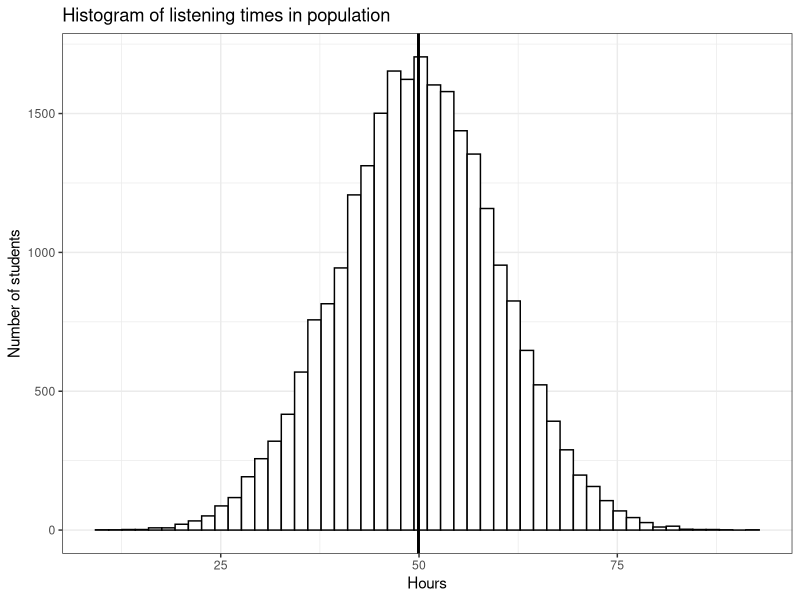
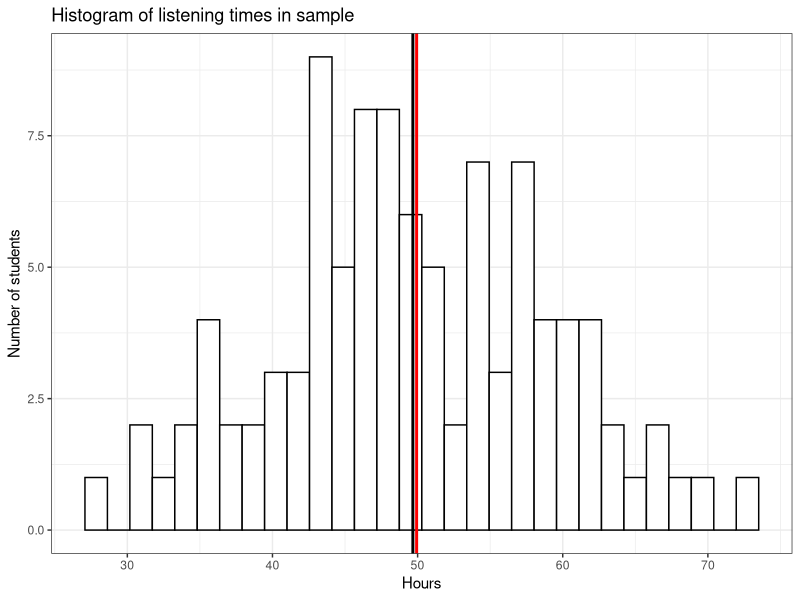
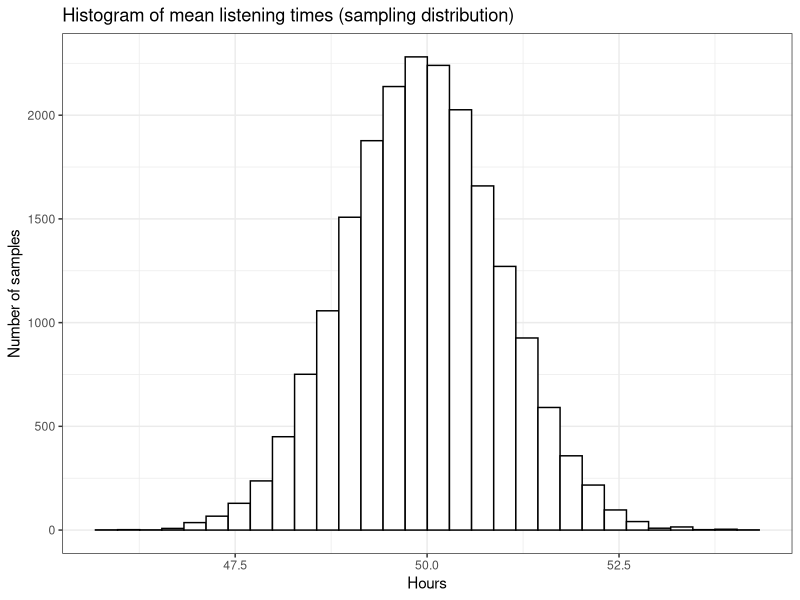
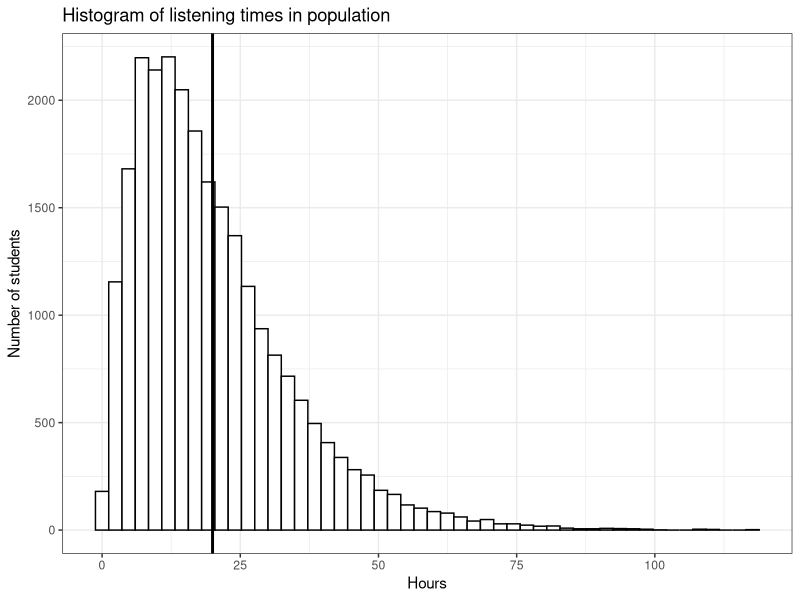
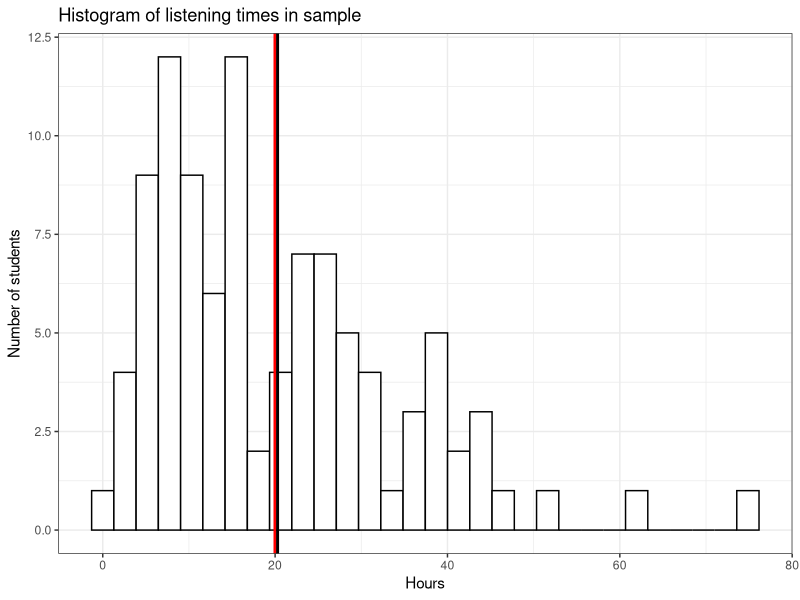
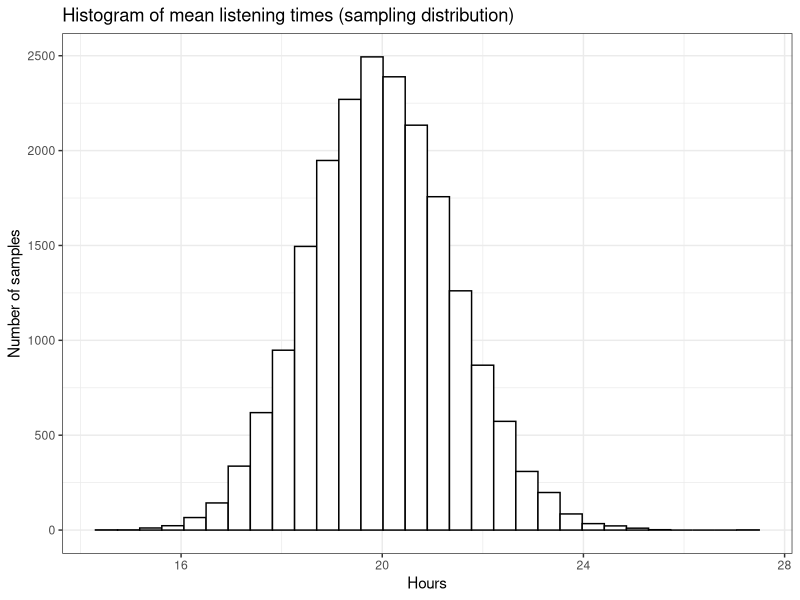
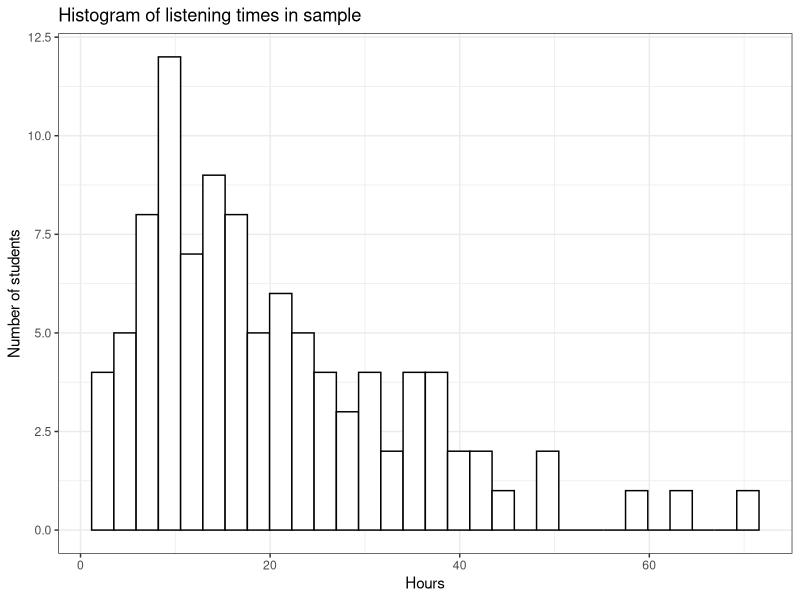

Write the R code that produced these figures, in order.
# The following code is taken from the fifth chapter of the online script, which provides more detailed explanations:
# https://imsmwu.github.io/MRDA2019/_book/introduction-to-statistical-inference.html

#-------------------------------------------------------------------#
#---------------------Install missing packages----------------------#
#-------------------------------------------------------------------#

req_pacakges <- c("ggplot2","psych","tidyverse","ggplot2")
req_pacakges <- req_pacakges[!req_pacakges %in% installed.packages()]
lapply(req_pacakges, install.packages)
# Useful options setting that prevents R from using scientific notation on numeric values
options(scipen = 999, digits = 4)

#-------------------------------------------------------------------#
#-----------------Sampling from a known population------------------#
#-------------------------------------------------------------------#

# Generate population data 
## ------------------------------------------------------------------------
set.seed(321)
music_listening_population <- data.frame(hours = rnorm(n = 25000, mean = 50, sd = 10))

# Compute descriptives for population
psych::describe(music_listening_population$hours)
# Create histogram
library(ggplot2)
ggplot(music_listening_population) +
  geom_histogram(aes(hours), bins = 50, fill = 'white', color = 'black') +
  geom_vline(xintercept = mean(music_listening_population$hours),size=1) +
  labs(title = "Histogram of listening times in population",
       y = 'Number of students', 
       x = 'Hours') +
  theme_bw() 

# Take a random sample of 100 students from the population
## ------------------------------------------------------------------------
n <- 100 #sample size
student_sample <- sample(1:25000, size = n, replace = FALSE)
music_listening_sample <- data.frame(hours = music_listening_population[student_sample,"hours"])
# Compute descriptives for sample
psych::describe(music_listening_sample)
# Create histogram
ggplot(music_listening_sample) +
  geom_histogram(aes(x = hours), bins = 30, fill='white', color='black') +
  geom_vline(xintercept = mean(music_listening_population$hours),size=1,color="red") +
  geom_vline(xintercept = mean(music_listening_sample$hours),size=1) +
  labs(title = "Histogram of listening times in sample",
       y = 'Number of students', 
       x = 'Hours') +
  theme_bw() 

# Repeated sampling and the sampling distribution
## ------------------------------------------------------------------------
set.seed(12345)
samples <- 20000 #number of samples
n <- 100 #set sample size
means <- matrix(NA, nrow = samples)
for (i in 1:samples){
  student_sample <- sample(1:25000, size = n, replace = FALSE)
  means[i,] <- mean(music_listening_population[student_sample,"hours"])
}
means <- data.frame(means = means)
# Compute mean and standard error
mean(means$means) #mean
sd(means$means) #standard error of the mean

# Create histogram
ggplot(means) +
  geom_histogram(aes(x = means), bins = 30, fill='white', color='black') +
  labs(title = "Histogram of mean listening times (sampling distribution)",
       y = 'Number of samples', 
       x = 'Hours') +
  theme_bw() 


#-------------------------------------------------------------------#
#-----------------------Central limit theorem-----------------------#
#-------------------------------------------------------------------#

# Generate population data 
## ------------------------------------------------------------------------
set.seed(321)
music_listening_population_2 <- data.frame(hours = rgamma(25000, shape = 2, scale = 10))

# Compute descriptives for population
psych::describe(music_listening_population_2)
# Create histogram
ggplot(music_listening_population_2) +
  geom_histogram(aes(hours), bins = 50, fill = 'white', color = 'black') +
  geom_vline(xintercept = mean(music_listening_population_2$hours),size=1) +
  labs(title = "Histogram of listening times in population",
       y = 'Number of students', 
       x = 'Hours') +
  theme_bw() 

# Take a random sample of 100 students from the population
## ------------------------------------------------------------------------
n <- 100 #sample size
student_sample <- sample(1:25000, size = n, replace = FALSE)
music_listening_sample <- data.frame(hours = music_listening_population_2[student_sample,"hours"])
# Compute descriptives for sample
psych::describe(music_listening_sample)
# Create histogram
ggplot(music_listening_sample) +
  geom_histogram(aes(x = hours), bins = 30, fill='white', color='black') +
  geom_vline(xintercept = mean(music_listening_population_2$hours),size=1,color="red") +
  geom_vline(xintercept = mean(music_listening_sample$hours),size=1) +
  labs(title = "Histogram of listening times in sample",
       y = 'Number of students', 
       x = 'Hours') +
  theme_bw() 

# Repeated sampling and the sampling distribution
## ------------------------------------------------------------------------
set.seed(12345)
samples <- 20000 #number of samples
n <- 100 #set sample size
means <- matrix(NA, nrow = samples)
for (i in 1:samples){
  student_sample <- sample(1:25000, size = n, replace = FALSE)
  means[i,] <- mean(music_listening_population_2[student_sample,"hours"])
}
means <- data.frame(means = means)
# Compute mean and standard error
mean(means$means) #mean
sd(means$means) #standard error of the mean
sd(music_listening_population_2$hours)/sqrt(n) #also the standard error of the mean

# Create histogram
ggplot(means) +
  geom_histogram(aes(x = means), bins = 30, fill='white', color='black') +
  labs(title = "Histogram of mean listening times (sampling distribution)",
       y = 'Number of samples', 
       x = 'Hours') +
  theme_bw() 

#-------------------------------------------------------------------#
#-----------------------Confidence intervals------------------------#
#-------------------------------------------------------------------#

# Draw random sample
## ------------------------------------------------------------------------
set.seed(6789)
n <- 100
student_sample <- sample(1:25000, size = n, replace = FALSE)
music_listening_sample <- data.frame(hours = music_listening_population_2[student_sample,"hours"])

# Compute descriptives for sample
psych::describe(music_listening_sample)
# Create histogram
ggplot(music_listening_sample) +
  geom_histogram(aes(x = hours), bins = 30, fill='white', color='black') +
  labs(title = "Histogram of listening times in sample",
       y = 'Number of students', 
       x = 'Hours') +
  theme_bw() 

# Compute mean, critical z-score, and standard error
## ------------------------------------------------------------------------
mean <- mean(music_listening_sample$hours)
mean
se <- sd(music_listening_sample$hours)/sqrt(n)
se
z_crit <- qnorm(0.975)
z_crit

# Compute 95% confidence interval
## ------------------------------------------------------------------------
ci_lower <- mean - z_crit*se
ci_upper <- mean + z_crit*se
ci_lower
ci_upper
